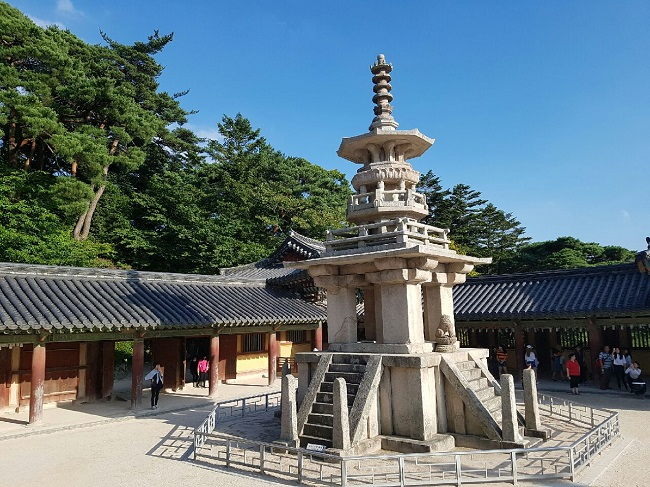
#> input picture L05_Edge and Region/src/dabo.jpg, 650 x 487 px
$ python cannyEdge.py
#> lines starting #> are read from the running program, lines starting #| are printed output that depends on the picture; after the words box and inside, x2 and y2 are one past the last pixel; in counts of white or black regions, pixels touching at a corner belong together
import cv2
import numpy as np
import matplotlib.pyplot as plt

image = cv2.imread('./src/dabo.jpg')
#> image is the input picture: shape (487, 650, 3); mean B, G, R 123.4, 116.1, 96.8
gray = cv2.cvtColor(image, cv2.COLOR_BGR2GRAY)
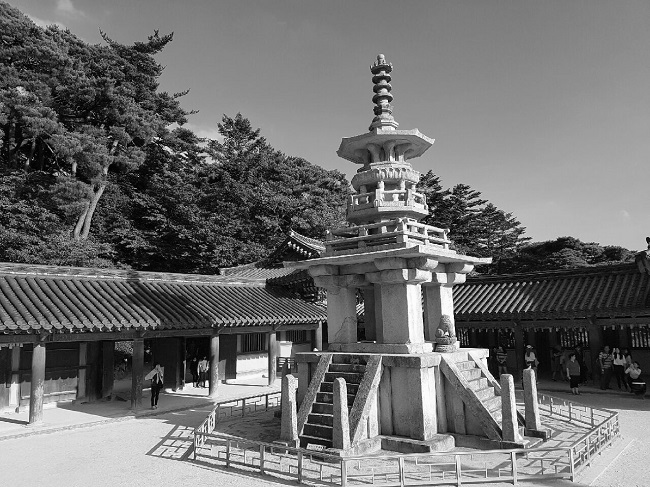
#> gray: shape (487, 650); min 0, max 255, mean 111.2

# 2. Canny 에지 맵 생성
edges = cv2.Canny(gray, 100, 200)
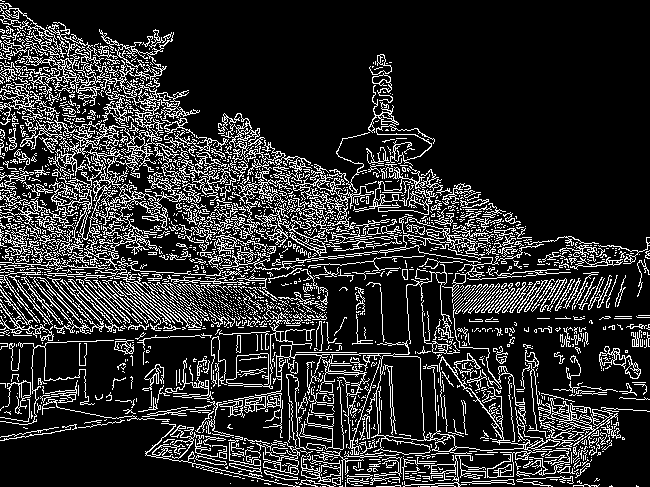
#> edges: shape (487, 650); 17.4% white in thin lines or dots

# 3. Hough 변환으로 직선 검출
lines = cv2.HoughLinesP(edges, rho=1, theta=np.pi/180, threshold=100,
                        minLineLength=150, maxLineGap=10)
#> lines = 90 rows, first 6: [4, 30, 381, 407], [63, 74, 257, 268], [46, 28, 325, 307], [92, 110, 265, 283], [6, 69, 168, 231], [8, 30, 277, 299]

# 4. 검출된 직선 원본 이미지에 빨간 선으로 표시
for line in lines:
    x1, y1, x2, y2 = line[0]
    cv2.line(image, (x1, y1), (x2, y2), (0, 0, 255), 2)  # 빨간색, 두께 2
#> this loop made 90 passes
#> (x1, y1, x2, y2) on passes 1 to 12: (4, 30, 381, 407), (63, 74, 257, 268), (46, 28, 325, 307), (92, 110, 265, 283), (6, 69, 168, 231), (8, 30, 277, 299), (111, 102, 285, 276), (144, 194, 304, 354), (106, 115, 269, 278), (96, 44, 282, 230), (1, 3, 283, 285), (234, 303, 415, 484)
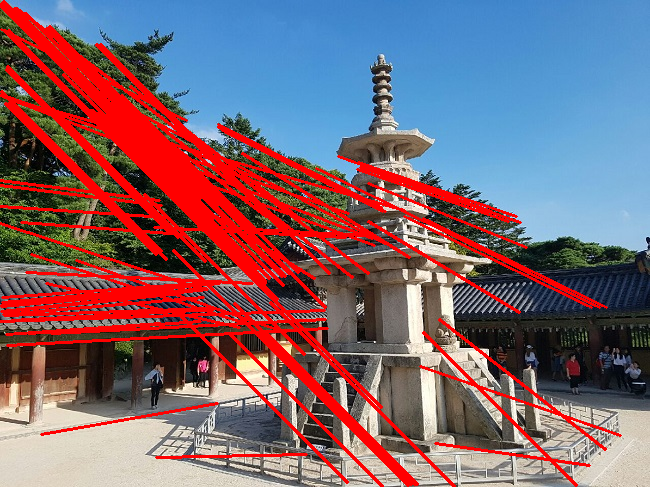
#> image: shape (487, 650, 3); 16.76% of pixels changed, all inside (x1, y1, x2, y2) = (0, 0, 622, 487)

# 5. 시각화
plt.figure(figsize=(10, 10))
plt.imshow(cv2.cvtColor(image, cv2.COLOR_BGR2RGB))
plt.title('Detected Lines with Canny and Hough Transform')
plt.axis('off')
plt.show()

$ run again, with L05_Edge and Region/src/coffee cup.JPG copied over L05_Edge and Region/src/dabo.jpg
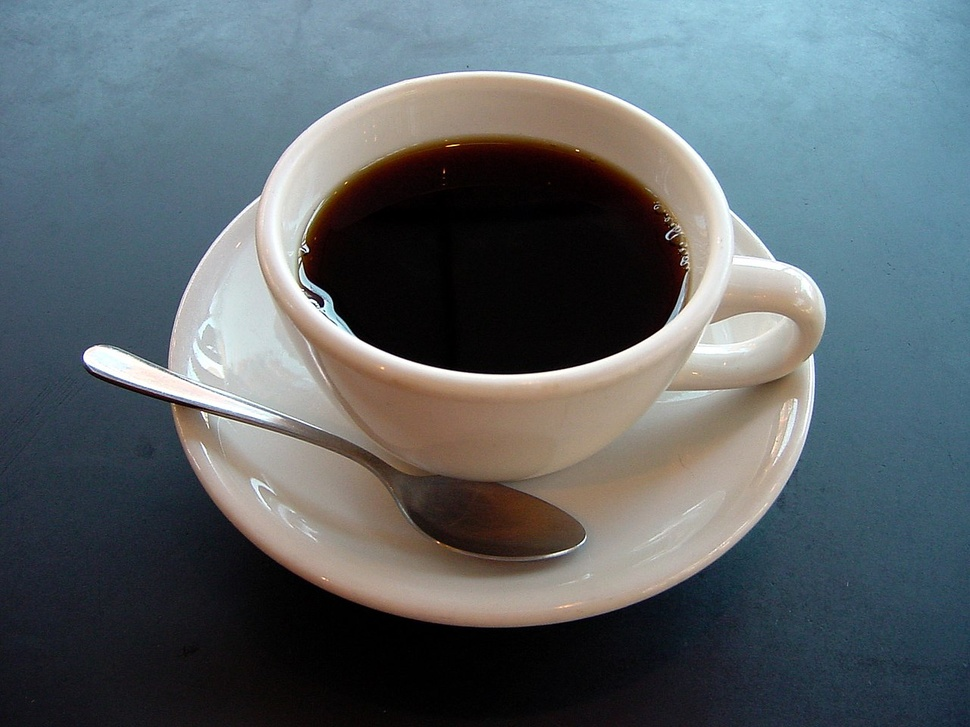
#> input picture L05_Edge and Region/src/coffee cup.JPG, 970 x 727 px, shrunk from 1280 x 960 before the run
#> image is the input picture: shape (727, 970, 3); mean B, G, R 105.3, 100.9, 92.1
#> `edges = cv2.Canny(gray, 100, 200)`:
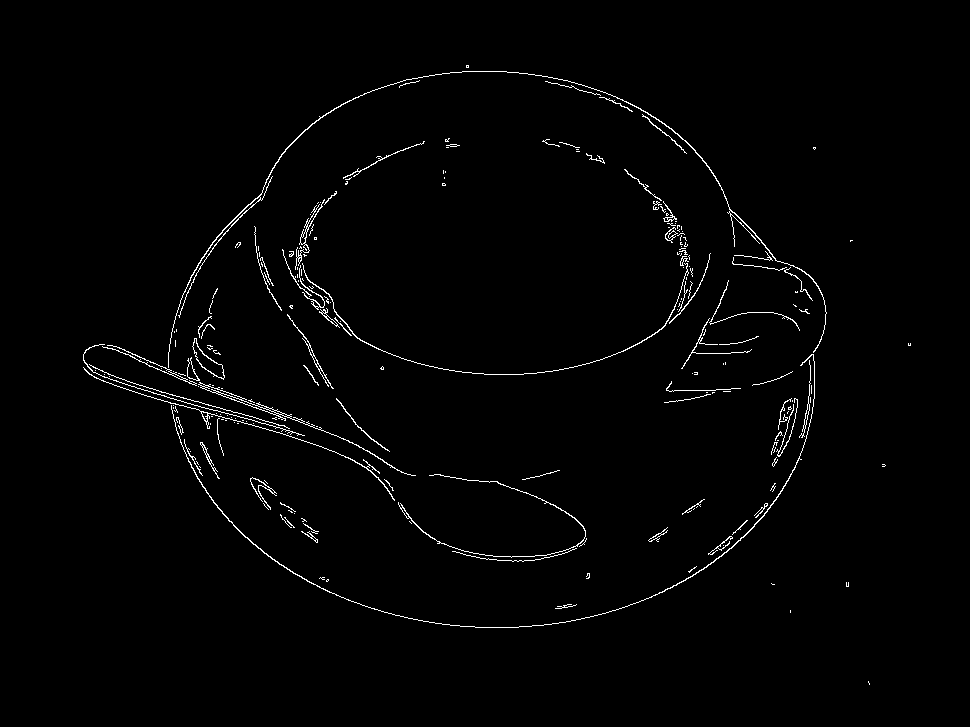
#> edges: shape (727, 970); 1.4% white in thin lines or dots, all inside (x1, y1, x2, y2) = (83, 65, 911, 685)
#> lines = [[114, 385, 303, 440], [84, 368, 287, 427]]
#> the loop `for line in lines:` made 2 passes
#> after the loop `for line in lines:`:
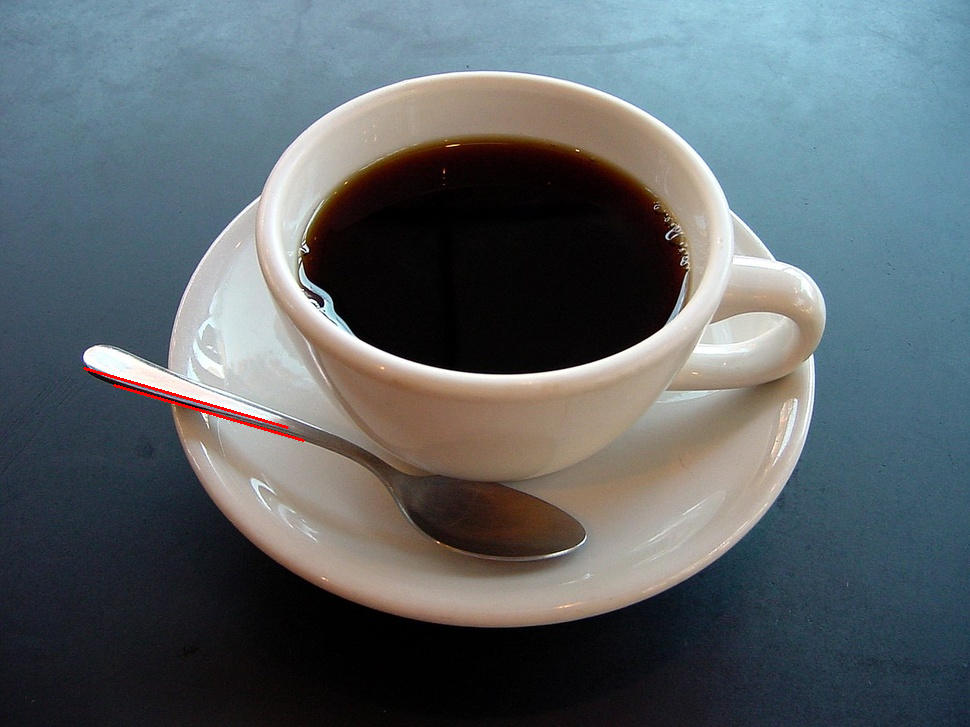
#> image: shape (727, 970, 3); 0.16% of pixels changed, all inside (x1, y1, x2, y2) = (83, 367, 305, 442)
